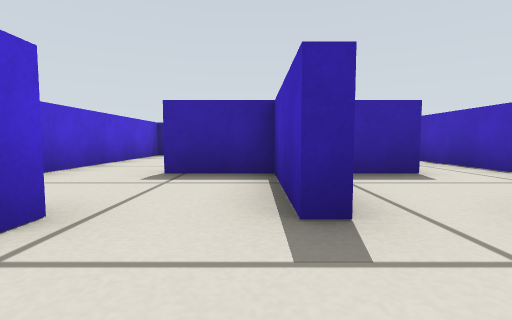
View 1 (above)

12 first-person views from a walk through a world built for the Gazebo simulator. The camera is 0.23 m above the floor, tilts 4° down and sees 85° across. The floor is counted in squares, 0.5 m on a side. Each view is taken from the middle of a square. On the plan, view 1 faces up. The plan holds only what a view shows up to about 9 squares ahead; the rest is blank. The robots in the file are not drawn.

View 2
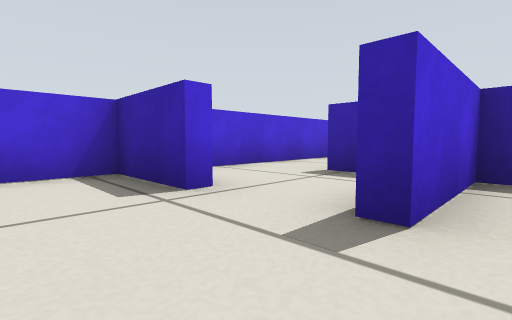

View 3
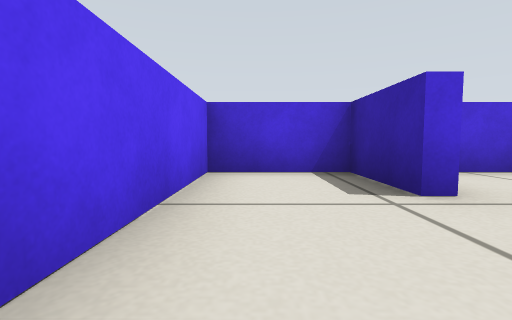

View 4
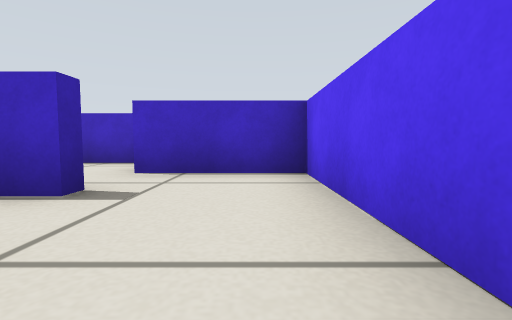

View 5
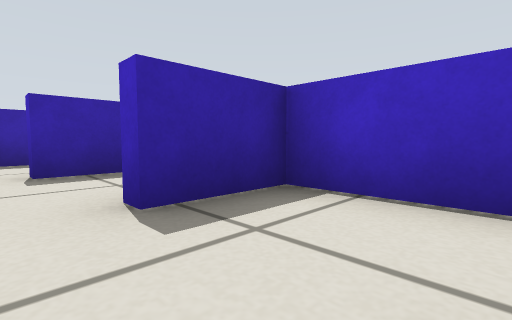

View 6
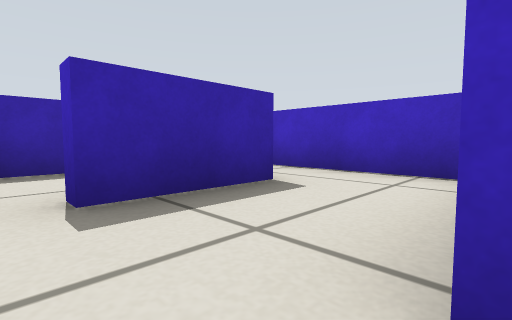

View 7
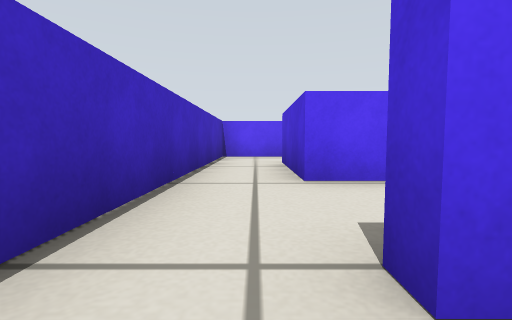

View 8
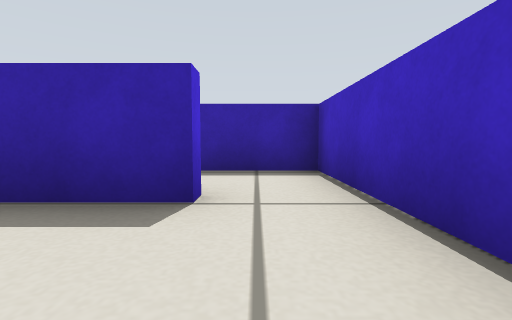

View 9
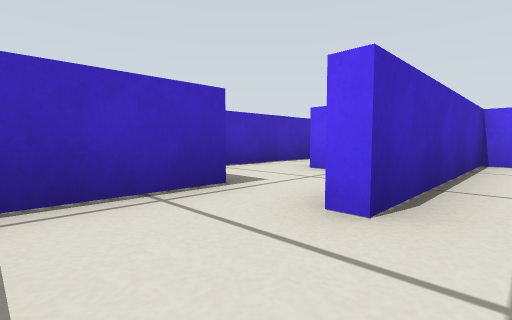

View 10
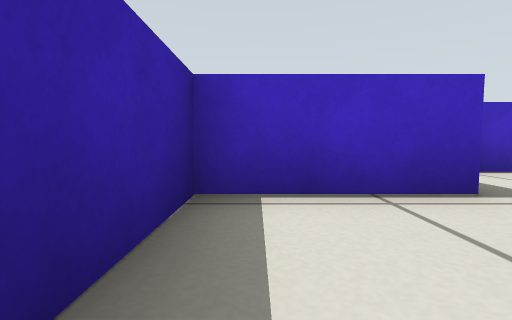

View 11
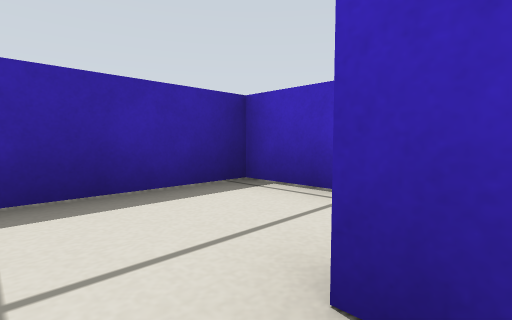

View 12
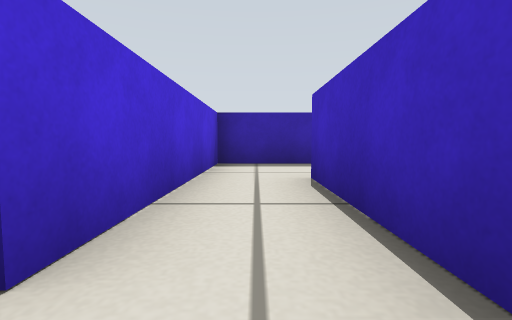

### Floor plan
Points are (right, up) in squares from view 1. A wall is a line through its corners. A room is listed if a view was taken in it or the views show most of it. See-through windows are left out.
Room 1 (views 1, 4, 5, 6)
walls: (-1.3, 1.7) (-1.3, 1.4) (-3, 1.4) (-3, -0.7) (0.4, -0.7); (0.3, 1.5) (0.3, 3.8) (-1.4, 3.8); (0.5, 6.2) (-1.6, 6.2); (-3, 6.6) (-3, 2.9)
ways out: opening at (0, 0.5) to room 2; opening at (-0.5, 5) to room 3; opening at (-2, 6) to room 5
Room 2 (views 2, 3)
walls: (2.2, 3.8) (0.5, 3.8) (0.5, 1.5); (0.4, -0.7) (1.9, -0.7) (1.9, 1.7)
ways out: opening at (0, 0.5) to room 1; opening at (2, 3) to room 4
Room 3 (views 7, 8)
walls: (0.5, 8.9) (0.5, 6.2); (0.2, 4.1) (1.9, 4.1) (1.9, 13.2) (0.1, 13.2)
ways out: opening at (-0.5, 5) to room 1; opening at (-0.5, 10)
Room 4 (views 9, 10, 11, 12)
walls: (5.3, 6) (5.3, 8.5) (2.2, 8.5) (2.2, 3.8); (3.3, 1.7) (3.7, 1.7) (3.7, 6.5)
ways out: opening at (2, 3) to room 2
Room 5 (no view inside)
walls: (-1.1, 8.5) (-3, 8.5) (-3, 6.6)
ways out: opening at (-2, 6) to room 1

Where each view was taken, in squares from view 1:
view 1: 0 up, 0 right, facing up
view 2: 0 up, 1 right, facing up-left
view 3: 0 up, 1 right, facing left
view 4: 0 up, 2 left, facing right
view 5: 2 up, 2 left, facing up-right
view 6: 4 up, 2 left, facing up-right
view 7: 12 up, 1 right, facing down
view 8: 9 up, 1 right, facing up
view 9: 8 up, 3 right, facing down-right
view 10: 8 up, 3 right, facing right
view 11: 6 up, 3 right, facing up-right
view 12: 3 up, 3 right, facing up
